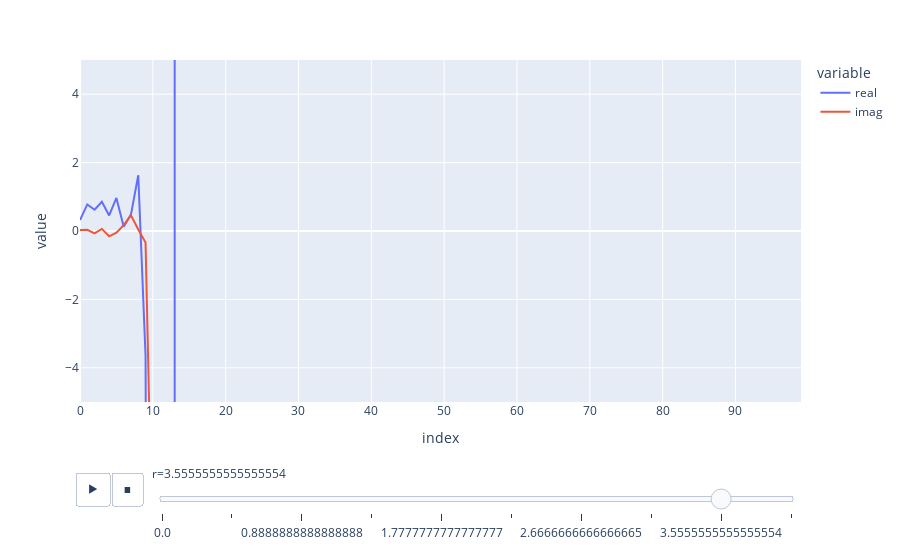

Notebook code for this chart:
### Code cell
x_0 = 0.1 + 0.01j
r_min = 0.0
r_max = 4.0
N = 100
N_r = 10

R = np.linspace(r_min, r_max, N_r)
dfs = []
for r in R:
    gen = (LogisticMapSimulation(r=r, 
                                 x_0=x_0)
           .run(N=N))

    X = list(gen)
    X_real = [x.real for x in X]
    X_imag = [x.imag for x in X]
    run_df = (pd.DataFrame({'real': X_real, 'imag': X_imag})
                .reset_index()
                .assign(r=r))
    dfs.append(run_df)
    
df = pd.concat(dfs)

fig_df = df.melt(id_vars=['index', 'r'])
#X_abs = [(x.real ** 2 + x.imag ** 2) ** (1/2) for x in X]
fig = px.line(fig_df, 
              x='index', 
              y='value', 
              animation_frame='r',
              #log_y=True,
              color='variable')
fig.update_layout(yaxis={'range': [-5, 5]})
fig.show()

### Figure 1 — Plotly figure (JSON) as saved in the notebook; plotly's stock layout.template omitted (floating-point values rounded to 4 significant figures)
{"data": [{"hovertemplate": "variable=real<br>r=3.5555555555555554<br>index=%{x}<br>value=%{y}<extra></extra>", "legendgroup": "real", "line": {"color": "#636efa", "dash": "solid"}, "marker": {"symbol": "circle"}, "mode": "lines", "name": "real", "orientation": "v", "showlegend": true, "type": "scatter", "x": [0, 1, 2, 3, 4, 5, 6, 7, 8, 9, 10, 11, 12, 13, 14, 15, 16, 17, 18, 19, 20, 21, 22, 23, 24, 25, 26, 27, 28, 29, 30, 31, 32, 33, 34, 35, 36, 37, 38, 39, 40, 41, 42, 43, 44, 45, 46, 47, 48, 49, 50, 51, 52, 53, 54, 55, 56, 57, 58, 59, 60, 61, 62, 63, 64, 65, 66, 67, 68, 69, 70, 71, 72, 73, 74, 75, 76, 77, 78, 79, 80, 81, 82, 83, 84, 85, 86, 87, 88, 89, 90, 91, 92, 93, 94, 95, 96, 97, 98, 99], "xaxis": "x", "y": [0.3204, 0.777, 0.6207, 0.8553, 0.4535, 0.9669, 0.1231, 0.4871, 1.63, -3.645, -59.78, -12570.0, -497400000.0, -365087021037986370, 5.964e+36, -8.307e+73, 5.35e+148, 1.705e+298, null, null, null, null, null, null, null, null, null, null, null, null, null, null, null, null, null, null, null, null, null, null, null, null, null, null, null, null, null, null, null, null, null, null, null, null, null, null, null, null, null, null, null, null, null, null, null, null, null, null, null, null, null, null, null, null, null, null, null, null, null, null, null, null, null, null, null, null, null, null, null, null, null, null, null, null, null, null, null, null, null, null], "yaxis": "y"}, {"hovertemplate": "variable=imag<br>r=3.5555555555555554<br>index=%{x}<br>value=%{y}<extra></extra>", "legendgroup": "imag", "line": {"color": "#EF553B", "dash": "solid"}, "marker": {"symbol": "circle"}, "mode": "lines", "name": "imag", "orientation": "v", "showlegend": true, "type": "scatter", "x": [0, 1, 2, 3, 4, 5, 6, 7, 8, 9, 10, 11, 12, 13, 14, 15, 16, 17, 18, 19, 20, 21, 22, 23, 24, 25, 26, 27, 28, 29, 30, 31, 32, 33, 34, 35, 36, 37, 38, 39, 40, 41, 42, 43, 44, 45, 46, 47, 48, 49, 50, 51, 52, 53, 54, 55, 56, 57, 58, 59, 60, 61, 62, 63, 64, 65, 66, 67, 68, 69, 70, 71, 72, 73, 74, 75, 76, 77, 78, 79, 80, 81, 82, 83, 84, 85, 86, 87, 88, 89, 90, 91, 92, 93, 94, 95, 96, 97, 98, 99], "xaxis": "x", "y": [0.02844, 0.03634, -0.07158, 0.06145, -0.1553, -0.05132, 0.1704, 0.4567, 0.04192, -0.3369, -9.928, -4256.0, -380400000.0, -1345578659244636700, -3.493e+36, 1.481e+74, 8.751e+148, -3.33e+298, null, null, null, null, null, null, null, null, null, null, null, null, null, null, null, null, null, null, null, null, null, null, null, null, null, null, null, null, null, null, null, null, null, null, null, null, null, null, null, null, null, null, null, null, null, null, null, null, null, null, null, null, null, null, null, null, null, null, null, null, null, null, null, null, null, null, null, null, null, null, null, null, null, null, null, null, null, null, null, null, null, null], "yaxis": "y"}], "layout": {"autosize": true, "legend": {"title": {"text": "variable"}, "tracegroupgap": 0}, "margin": {"t": 60}, "sliders": [{"active": 8, "currentvalue": {"prefix": "r="}, "len": 0.9, "pad": {"b": 10, "t": 60}, "steps": [{"args": [["0.0"], {"frame": {"duration": 0, "redraw": false}, "fromcurrent": true, "mode": "immediate", "transition": {"duration": 0, "easing": "linear"}}], "label": "0.0", "method": "animate"}, {"args": [["0.4444444444444444"], {"frame": {"duration": 0, "redraw": false}, "fromcurrent": true, "mode": "immediate", "transition": {"duration": 0, "easing": "linear"}}], "label": "0.4444444444444444", "method": "animate"}, {"args": [["0.8888888888888888"], {"frame": {"duration": 0, "redraw": false}, "fromcurrent": true, "mode": "immediate", "transition": {"duration": 0, "easing": "linear"}}], "label": "0.8888888888888888", "method": "animate"}, {"args": [["1.3333333333333333"], {"frame": {"duration": 0, "redraw": false}, "fromcurrent": true, "mode": "immediate", "transition": {"duration": 0, "easing": "linear"}}], "label": "1.3333333333333333", "method": "animate"}, {"args": [["1.7777777777777777"], {"frame": {"duration": 0, "redraw": false}, "fromcurrent": true, "mode": "immediate", "transition": {"duration": 0, "easing": "linear"}}], "label": "1.7777777777777777", "method": "animate"}, {"args": [["2.2222222222222223"], {"frame": {"duration": 0, "redraw": false}, "fromcurrent": true, "mode": "immediate", "transition": {"duration": 0, "easing": "linear"}}], "label": "2.2222222222222223", "method": "animate"}, {"args": [["2.6666666666666665"], {"frame": {"duration": 0, "redraw": false}, "fromcurrent": true, "mode": "immediate", "transition": {"duration": 0, "easing": "linear"}}], "label": "2.6666666666666665", "method": "animate"}, {"args": [["3.1111111111111107"], {"frame": {"duration": 0, "redraw": false}, "fromcurrent": true, "mode": "immediate", "transition": {"duration": 0, "easing": "linear"}}], "label": "3.1111111111111107", "method": "animate"}, {"args": [["3.5555555555555554"], {"frame": {"duration": 0, "redraw": false}, "fromcurrent": true, "mode": "immediate", "transition": {"duration": 0, "easing": "linear"}}], "label": "3.5555555555555554", "method": "animate"}, {"args": [["4.0"], {"frame": {"duration": 0, "redraw": false}, "fromcurrent": true, "mode": "immediate", "transition": {"duration": 0, "easing": "linear"}}], "label": "4.0", "method": "animate"}], "x": 0.1, "xanchor": "left", "y": 0, "yanchor": "top"}], "updatemenus": [{"buttons": [{"args": [null, {"frame": {"duration": 500, "redraw": false}, "fromcurrent": true, "mode": "immediate", "transition": {"duration": 500, "easing": "linear"}}], "label": "&#9654;", "method": "animate"}, {"args": [[null], {"frame": {"duration": 0, "redraw": false}, "fromcurrent": true, "mode": "immediate", "transition": {"duration": 0, "easing": "linear"}}], "label": "&#9724;", "method": "animate"}], "direction": "left", "pad": {"r": 10, "t": 70}, "showactive": false, "type": "buttons", "x": 0.1, "xanchor": "right", "y": 0, "yanchor": "top"}], "xaxis": {"anchor": "y", "autorange": true, "domain": [0, 1], "range": [0, 99], "showspikes": false, "title": {"text": "index"}, "type": "linear"}, "yaxis": {"anchor": "x", "autorange": false, "domain": [0, 1], "range": [-5, 5], "showspikes": false, "title": {"text": "value"}, "type": "linear"}}}
